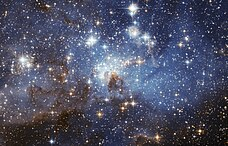
#> input picture Images/star.jpg, 228 x 146 px, found by its file name
$ python power_law.py
#> lines starting #> are read from the running program, lines starting #| are printed output that depends on the picture
##Power Law Transform
import cv2
import numpy as np
from matplotlib import pyplot as plt
img_1 = cv2. imread("star.jpg",0)
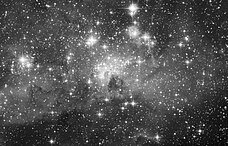
#> img_1: shape (146, 228); min 0, max 255, mean 82.1
gamma = 2
img_2 = np.power(img_1, gamma)
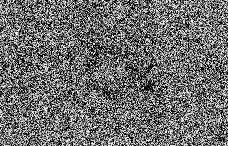
#> img_2: shape (146, 228); min 0, max 249, mean 110.7
gamma =1.5
img_3 = np.power(img_1, gamma)
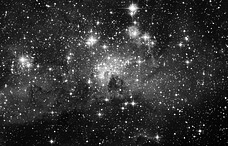
#> img_3: shape (146, 228) float64; min 0, max 4072, mean 820; drawn with min black and max white
gamma = 1
img_4 = np.power(img_1 , gamma)
gamma = 2.5

plt.subplot(221)
plt.imshow(img_1, cmap="gray")
plt.title("original")
plt.xticks([]), plt.yticks([])

plt.subplot(222)
plt.imshow(img_2, cmap="gray")
plt.title("Gamma-2")
plt.xticks([]), plt.yticks([])

plt.subplot(223)
plt.imshow(img_3, cmap="gray")
plt.title("Gamma-3")
plt.xticks([]), plt.yticks([])

plt.subplot(224)
plt.imshow(img_4, cmap="gray")
plt.title("Gamma-4")
plt.xticks([]), plt.yticks([])

plt.show()
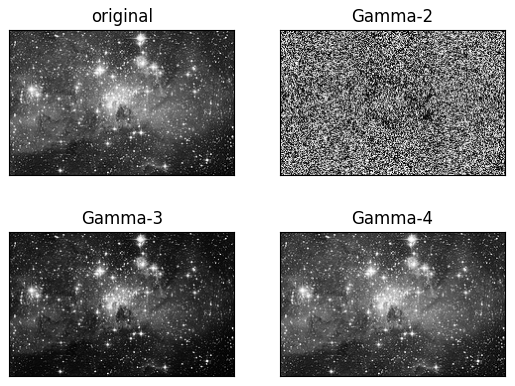
#> figure drawn by matplotlib, 4 panels
